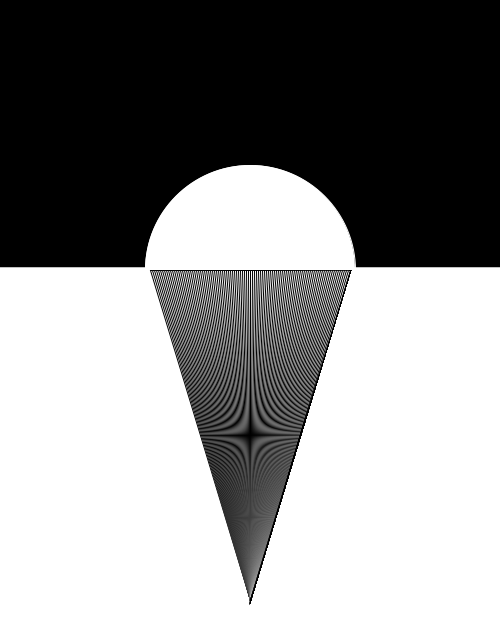
Frame 1 (no input)
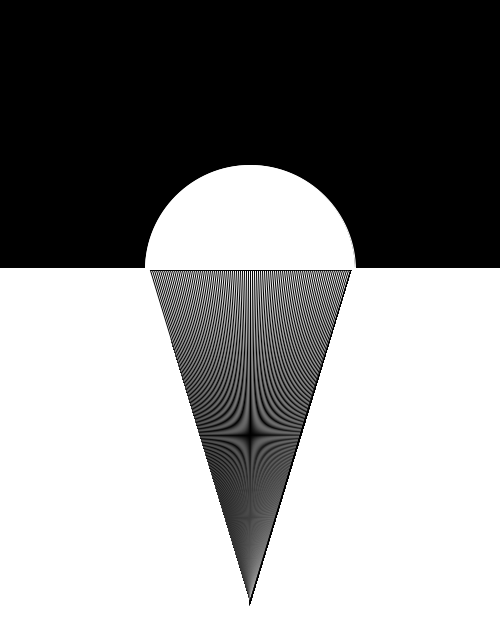
Frame 60 (the mouse pressed at the canvas centre just before this capture)
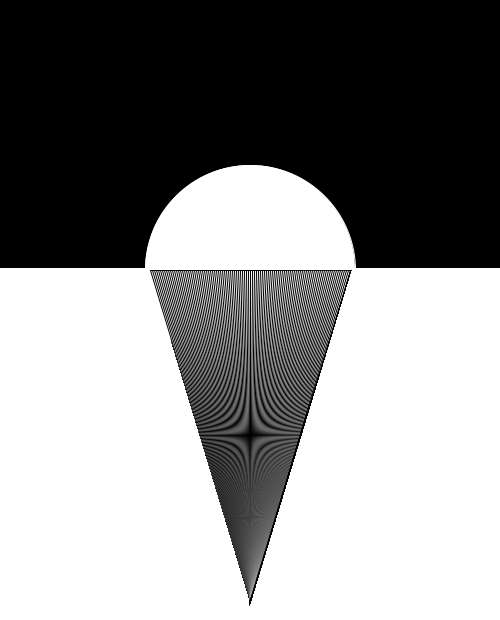
Frame 120 (the mouse held since frame 60 and released just before this capture)

The Processing sketch that drew these frames (run headless with seeded random() and noise(); from frame 60 on, the mouse is pressed at the canvas centre):

// Processing sketch: processing_94557
// ── processing_94557.pde

/* 
 Printing Code ITP
 (Spring 2012)
 
 Assignment Week 1: create a sketch of an ice cream cone that 
 consists only of black(0) and white(255) and uses the following
 three each no more than once: rect(), triangle() and ellipse().
 */

/* created by Alexandra Coym */


void setup () {
  size(500, 620);
  background(255);
}

void draw () {
  // creating the dotted style by drawing squares with a thick stroke (3.5)
  strokeWeight(3.5); 
  //  rectMode(CENTER); 
  //  for (int x=0; x<width; x+=5) {
  //    for (int y=0; y<height; y+=5) {
  //      stroke(255);
  //      fill(0);
  //      rect(x, y, 5, 5);
  fill(0);
  rect(0, 0, 500, 265);
  //}
  //}
  // creating the ellipse and setting strokeWeight for ellipse/triangle
  strokeWeight(1);
  stroke(255);
  fill(255);
  ellipse(250, 270, 210, 210);

  // looping through triangles to create stripped visuality
  //  for (int i=100; i<260; i=i+2) {
  //    triangle(i, 250, 250, 550, 400, 250);
  for (int i=0; i<200; i=i+2) {
    stroke(0);
    triangle(i+150, 270, 250, 600, 350, 270);
  }
}
